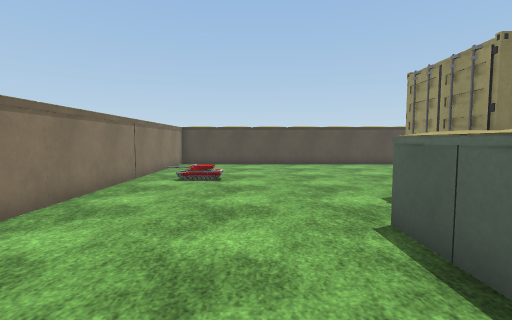
View 1 (above)

24 first-person views from a walk through a 3-D level made in the Unity game engine. The camera is 1.3 m above the floor, tilts 4° down and sees 85° across. The floor is counted in squares, 1 m on a side. Each view is taken from the middle of a square. On the plan, view 1 faces up. The plan holds only what a view shows up to about 13 squares ahead; the rest is blank. The place goes on beyond the plan. The player is left out. Surface patterns are stand-ins for the level's own textures.

View 2
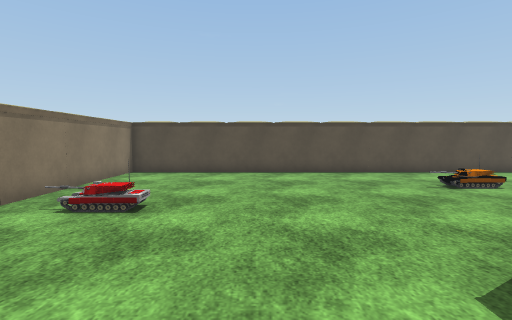

View 3
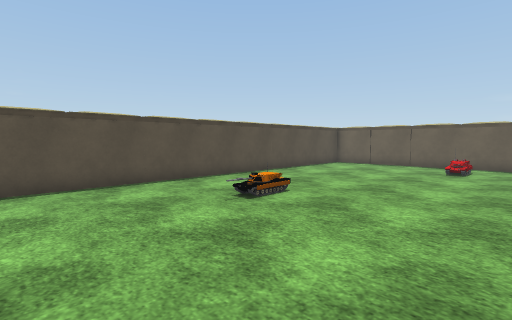

View 4
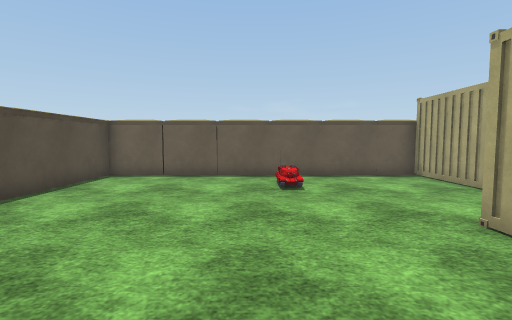

View 5
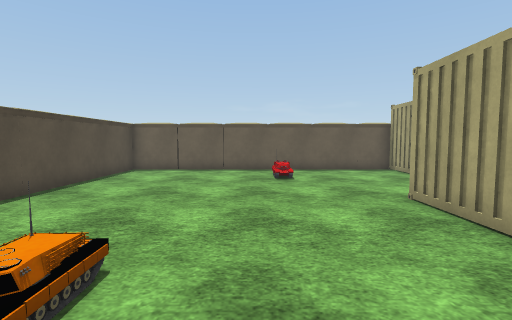

View 6
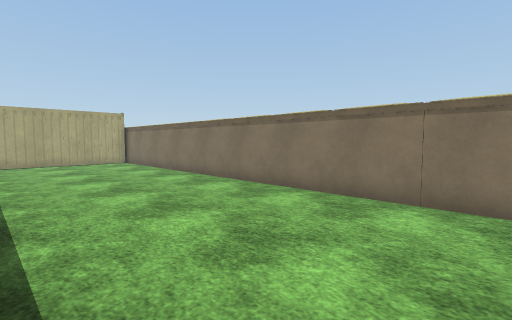

View 7
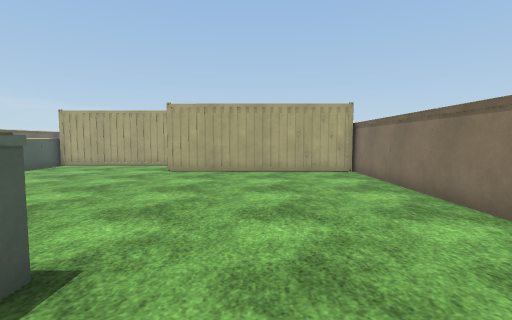

View 8
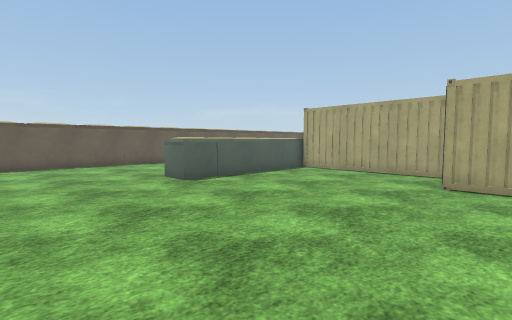

View 9
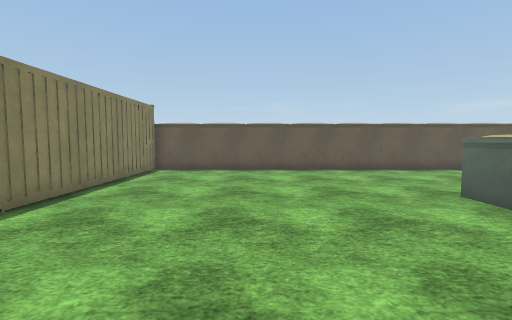

View 10
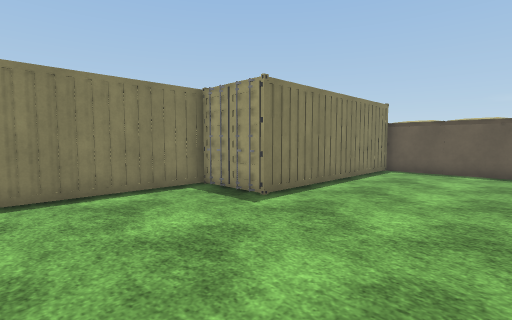

View 11
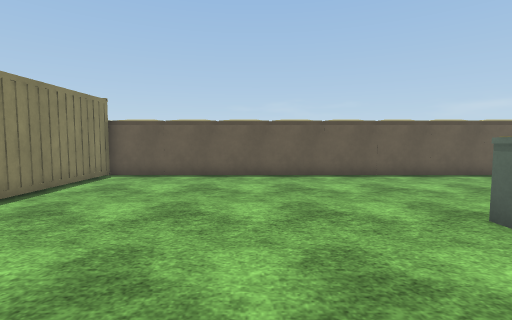

View 12
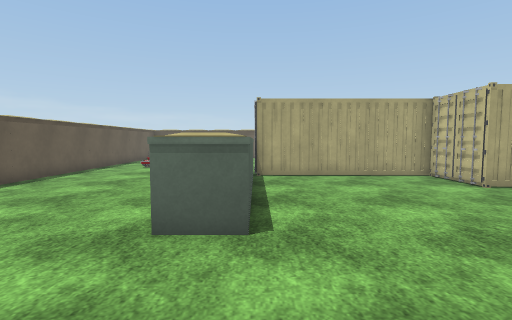

View 13
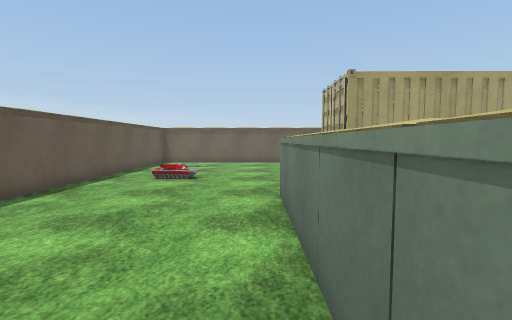

View 14
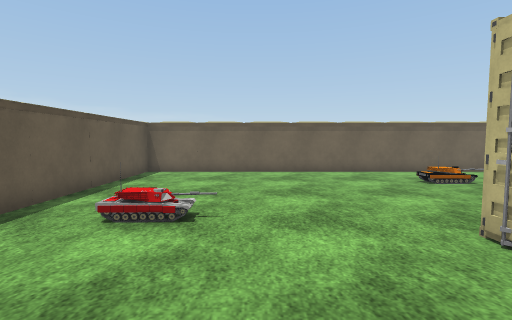

View 15
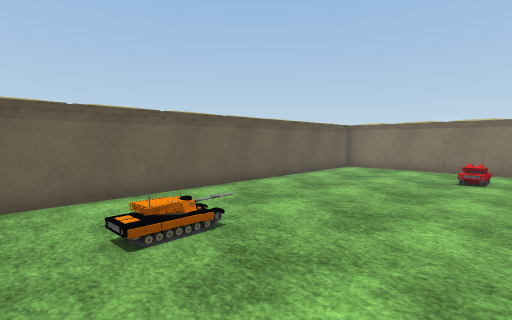

View 16
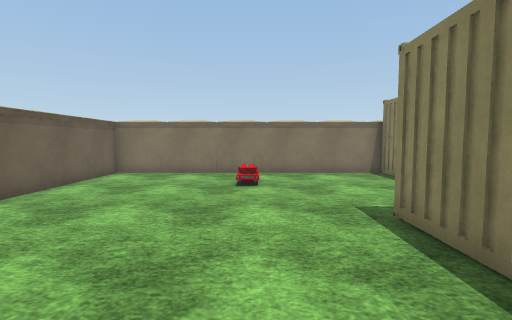

View 17
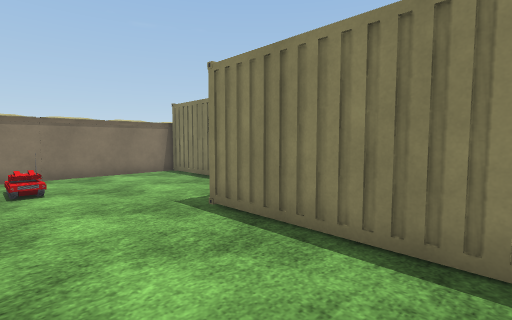

View 18
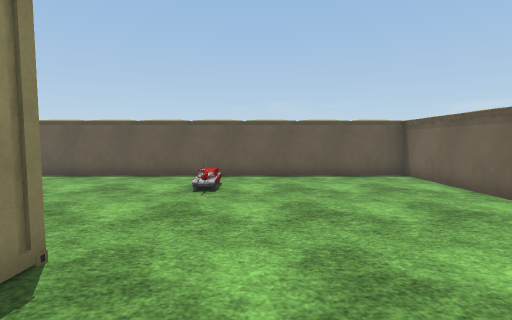

View 19
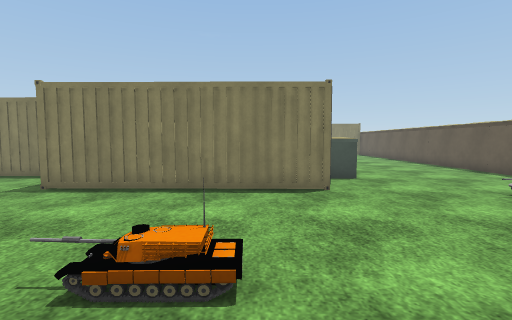

View 20
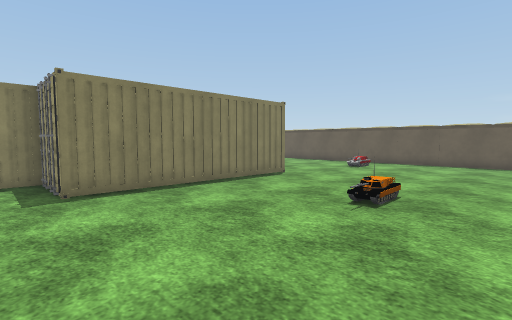

View 21
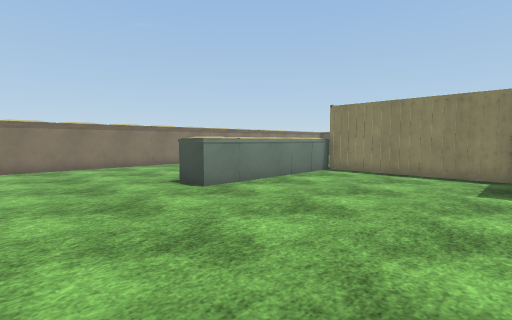

View 22
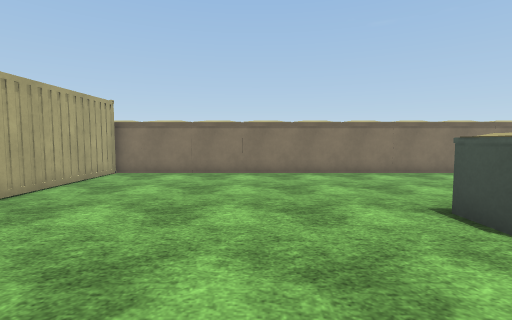

View 23
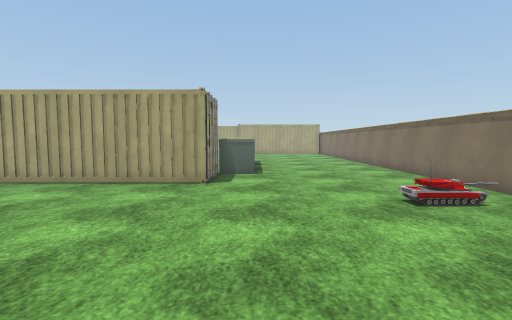

View 24
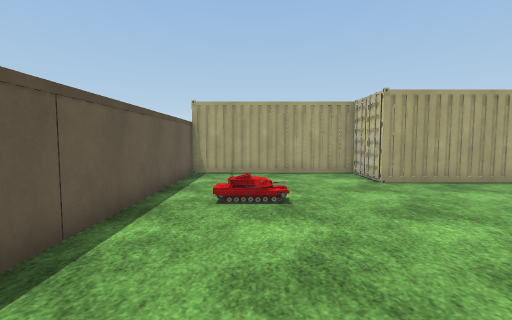

### Floor plan
Key: @ floor where view 1 was taken; # wall or solid block; . floor; ^ raised ledge; C container; O other object.
Columns run from 4 left of view 1 to 18 right of it. Each row starts with its distance up from view 1.
 16 #######################
 15 #.....................#
 14 #.....................#
 13 #.....................#
 12 #..........O..........#
 11 #.....................#
 10 #.....................#
  9 #.OO...............O..#
  8 #.....................#
  7 #.....................#
  6 #.......########......#
  5 #.......### ####......#
  4 #.....^C###C###########
  3 #.....^^......#######
  2 #.....^^......C########
  1 #.....^^..............#
  0 #...@.^^..............#
 -1 #.....^^..............#
 -2 #.....^^..............#
 -3 #.....................#
 -4 #.....................#
 -5 #.....................#
 -6 #.....................#
 -7 #.....................#
 -8 #.............^^......#
 -9 #.............^^......#
-10 #.............^^......#
-11 #.............^^......#
-12 ########C.....^^......#
-13  ########.....^^......#
-14 ############C#C^......#
-15 #.....#      ##.......#
-16 #.....##      #.......#
-17 #......CCCCCCCC.......#
-18 #.....................#
-19 #.OO..................#
-20 #.....................#
-21 #...........O.........#
-22 #.....................#
-23 #.....................#
-24 #.....................#
-25 #######################

Where each view was taken, in squares from view 1:
view 1: 0 up, 0 right, facing up
view 2: 4 up, 1 right, facing up
view 3: 7 up, 2 right, facing up-right
view 4: 10 up, 7 right, facing right
view 5: 10 up, 5 right, facing right
view 6: 5 up, 2 right, facing down-left
view 7: 0 up, 0 right, facing down
view 8: 3 down, 2 right, facing down-right
view 9: 3 down, 5 right, facing right
view 10: 3 down, 5 right, facing up-right
view 11: 4 down, 7 right, facing right
view 12: 4 down, 10 right, facing down
view 13: 8 down, 12 right, facing down
view 14: 13 down, 13 right, facing down
view 15: 18 down, 9 right, facing down-left
view 16: 19 down, 7 right, facing left
view 17: 20 down, 7 right, facing up-left
view 18: 19 down, 7 right, facing right
view 19: 24 down, 8 right, facing up
view 20: 24 down, 1 right, facing up-right
view 21: 7 down, 10 right, facing up-left
view 22: 6 down, 7 right, facing left
view 23: 15 up, 2 right, facing down
view 24: 15 up, 15 right, facing down
